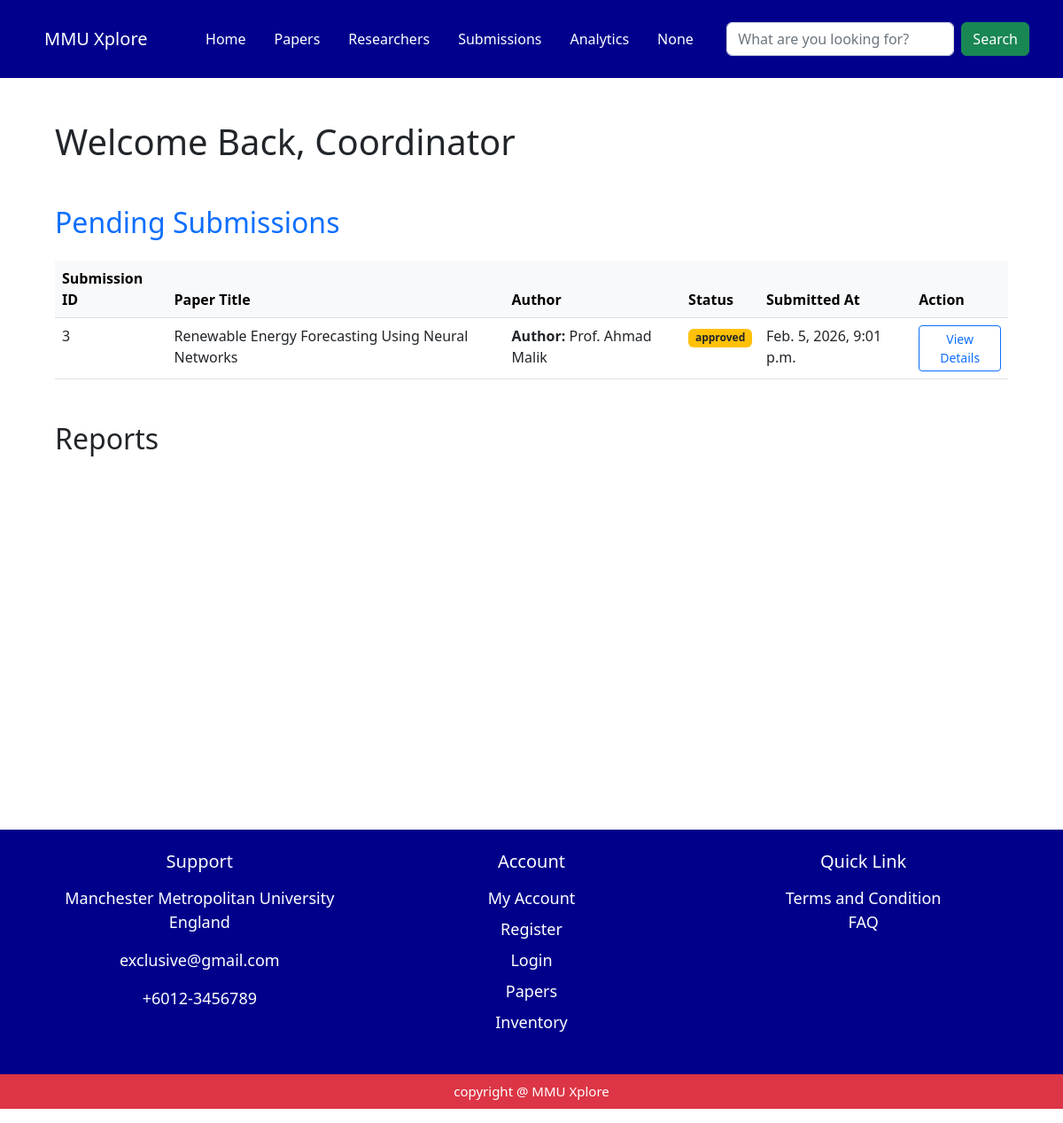
The app's page /coordinator/home/12/, older data.
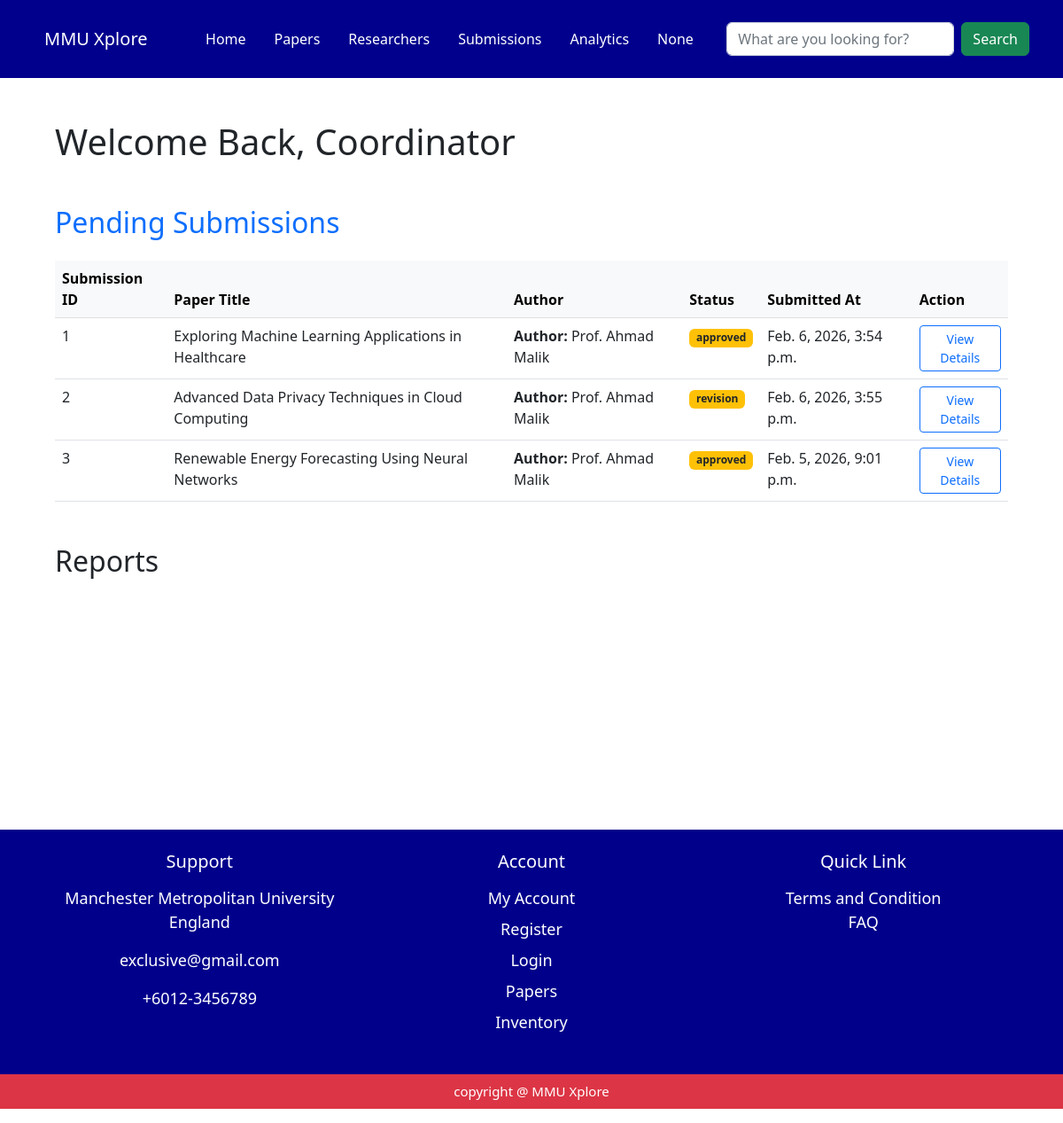
The same page, newer data.
### myapp/models.py (models this page shows, shortened)
class Submissions(models.Model):
     submission_id = models.AutoField(primary_key=True)
     paper_id = models.ForeignKey(ResearchPaper, on_delete=models.CASCADE)
     submitted_at = models.DateTimeField(auto_now_add=True)
     status = models.CharField(max_length=50, default='under review')

class ResearchPaper(models.Model):
    PAPER_STATUS_CHOICES = [
        ('pending', 'Pending'),
        ('approved', 'Approved'),
        ('rejected', 'Rejected'),
    ]
    paper_id = models.AutoField(primary_key=True)
    researcher_id = models.ForeignKey(Researcher, on_delete=models.CASCADE)
    prog_coor_id = models.ForeignKey(ProgrammeCoordinator, on_delete=models.SET_NULL, null=True, blank=True)
    paper_title = models.CharField(max_length=250)
    paper_category = models.CharField(max_length=100)
    paper_desc = models.TextField()
    paper_doi = models.CharField(max_length=100, blank=True, verbose_name="DOI")
    paper_pdf = models.FileField(upload_to='research_papers/')
    paper_status = models.CharField(max_length=20, choices=PAPER_STATUS_CHOICES, default='Pending')
    paper_coauthor = models.ManyToManyField(User, related_name='coauthored_papers', blank=True)
    total_bookmarked = models.IntegerField(default=0)
    total_likes = models.IntegerField(default=0)
    published_date = models.DateField(null=True, blank=True)
    last_updated = models.DateTimeField(auto_now=True)

class Researcher(models.Model):
     researcher_id = models.AutoField(primary_key=True)
     user_id = models.ForeignKey(User, on_delete=models.CASCADE)
     bio_description = models.TextField(blank=True)
     OCRID = models.CharField(max_length=50, blank=True)
     google_scholar_id = models.CharField(max_length=50, blank=True)
     publications = models.TextField(blank=True)

class User(models.Model):
     user_id = models.AutoField(primary_key=True)
     fullname = models.CharField(max_length=150 , default='unknown' , blank=True)
     university_id = models.CharField(max_length=50, unique=True , default='0000')
     email = models.EmailField(unique=True , default='unknown@example.com')
     password = models.CharField(max_length=250 , default='password')
     role = models.CharField(max_length=50, default='student')
     avatar = models.FileField(upload_to='profile/', blank=True, null=True)
     date_joined = models.DateTimeField(auto_now_add=True )

### myapp/views.py (the view)
# urls.py: path('coordinator/home/<int:user_id>/', views.coordinator_home, name='coordinator_home'),
def coordinator_home(request, user_id):
    coordinator = get_object_or_404(ProgrammeCoordinator, user_id__user_id=user_id)
    user_name = request.session.get('user_name')
    submission = Submissions.objects.filter(status__in=['approved', 'revision']).select_related('paper_id')
    pastSubmission = Submissions.objects.filter(status__in=['approved', 'rejected']).select_related('paper_id')
    return render(request, 'coordinator/coordinator_home.html', {
        'coordinator': coordinator,
        'user_name': user_name,
        'submissions': submission,
        'pastSubmissions': pastSubmission,
    })

### myapp/views.py (called while the page is built)
def notification_context(request):
    user_name = request.session.get('user_name', 'Guest')
    user_id = request.session.get('user_id')
    read_ids = request.session.get('read_notifications', [])
    notifications = [] # This will essentially be "unread_notifications" for the navbar
    if user_id:
        all_notifs = Notification.objects.filter(user_id_id=user_id).order_by('-created_at')
        notifications = [n for n in all_notifs if n.notify_id not in read_ids]
    elif user_name != 'Guest':
         user = User.objects.filter(fullname=user_name).first()
         if user:
             all_notifs = Notification.objects.filter(user_id=user).order_by('-created_at')
             notifications = [n for n in all_notifs if n.notify_id not in read_ids]
    return {'notifications': notifications}

### myapp/templates/coordinator/coordinator_home.html (shortened to what this page needs)
<!DOCTYPE html>
<html lang="en">
<head>
    <link href="https://cdn.jsdelivr.net/npm/bootstrap@5.2.3/dist/css/bootstrap.min.css" rel="stylesheet">
</head>
<body>
{% include 'components/coordinator_navbar.html' %}
<div class = "page-wrapper">
    <div class="container mt-5">
    <h1 class="mb-4">Welcome Back, Coordinator</h1>
    </div>
    <div class="container mt-5">
        <h2 class="mb-4"><a href="{% url 'coordinator_submissions' %}" style="text-decoration: none;">Pending Submissions</a></h2>
        <table class="table table-hover mt-4">
        <thead class="table-light">
            <tr>
                <th>Submission ID</th> <th>Paper Title</th> <th>Author</th>
                <th>Status</th>        <th>Submitted At</th>  <th>Action</th>
            </tr>
        </thead>
        <tbody>
        {% for submission in submissions %}
        <tr>
            <td>{{ submission.submission_id }}</td>
            <td>{{ submission.paper_id.paper_title }}</td>
            <td class="mb-1"><strong>Author:</strong> {{ submission.paper_id.researcher_id.user_id.fullname }}</td>
            <td>
                <span class="badge bg-warning text-dark">{{ submission.status }}</span>
            </td>
            <td>{{ submission.paper_id.last_updated }}</td>
            <td>
                <a href="{% url 'submission_detail' submission.submission_id %}" class="btn btn-sm btn-outline-primary">
                    View Details
                </a>
            </td>
        </tr>
        {% empty %}
        <tr>
            <td colspan="5" class="text-center py-4">No pending submissions found.</td>
        </tr>
        {% endfor %}
    </tbody>
    </table>
    </div>
    <div class="container mt-5">
    <h2 class="mb-4">Reports</h2>
    </div>
</div>
 {% include 'components/footer.html' %}
</body>
</html>

Row changes from the older to the newer data that the page shows:
now on this page (row edited): Submissions: submission_id "1", paper_id.paper_title "Exploring Machine Learning Applications in Healthcare", paper_id.researcher_id.user_id.fullname "Prof. Ahmad Malik", status "approved", paper_id.last_updated "Feb. 6, 2026, 3:54 p.m."
now on this page (row edited): Submissions: submission_id "2", paper_id.paper_title "Advanced Data Privacy Techniques in Cloud Computing", paper_id.researcher_id.user_id.fullname "Prof. Ahmad Malik", status "revision", paper_id.last_updated "Feb. 6, 2026, 3:55 p.m."
